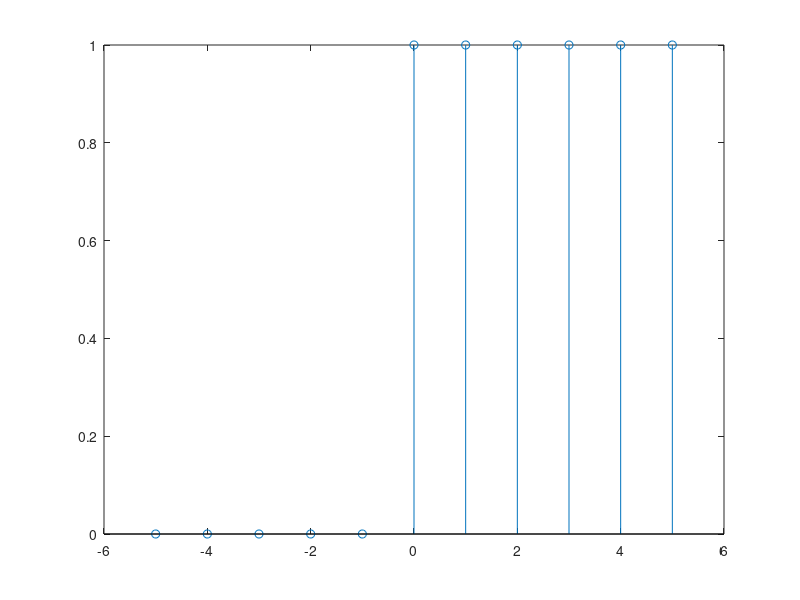

Reproduce this figure in MATLAB.
function[y,n]=uofn()
% a and b are the lower and upper time limit
% c is the instant at which step exists
% a,b,c must be integers for discrete signals
n=-5:5;  %n=a:b;
y=(n-0)>=0; %y=(n-c)>=0;
stem(n,y)


